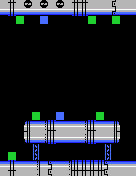

Tiled map render using the project's own tile images. Description and the whole map definition, tile-layer contents included, below:
An orthogonal 17x22 tile map with 8x8 px tiles, 1 tile layer (Tile Layer 1).

<map version="1.2" tiledversion="1.3.2" orientation="orthogonal" renderorder="right-down" compressionlevel="0" width="17" height="22" tilewidth="8" tileheight="8" infinite="0" nextlayerid="2" nextobjectid="1">
 <tileset firstgid="1" name="moai-tiles" tilewidth="8" tileheight="8" tilecount="256" columns="16">
  <image source="tech-tiles.png" width="128" height="128" />
 </tileset>
 <layer id="1" name="Tile Layer 1" width="17" height="22">
  <data encoding="csv">
12,14,12,241,12,241,12,241,12,14,14,12,12,12,15,12,12,
86,88,86,86,86,86,86,86,86,88,88,86,86,86,89,86,86,
1,1,256,1,1,255,1,1,1,1,1,256,1,1,256,1,1,
1,1,1,1,1,1,1,1,1,1,1,1,1,1,1,1,1,
1,1,1,1,1,1,1,1,1,1,1,1,1,1,1,1,1,
1,1,1,1,1,1,1,1,1,1,1,1,1,1,1,1,1,
1,1,1,1,1,1,1,1,1,1,1,1,1,1,1,1,1,
1,1,1,1,1,1,1,1,1,1,1,1,1,1,1,1,1,
1,1,1,1,1,1,1,1,1,1,1,1,1,1,1,1,1,
1,1,1,1,1,1,1,1,1,1,1,1,1,1,1,1,1,
1,1,1,1,1,1,1,1,1,1,1,1,1,1,1,1,1,
1,1,1,1,1,1,1,1,1,1,1,1,1,1,1,1,1,
1,1,1,1,1,1,1,1,1,1,1,1,1,1,1,1,1,
1,1,1,1,1,1,1,1,1,1,1,1,1,1,1,1,1,
1,1,1,1,256,1,1,255,1,1,1,1,256,1,1,1,1,
1,1,1,5,6,7,8,6,6,6,7,8,6,6,10,1,1,
1,1,1,11,12,13,14,12,12,12,13,14,12,12,16,1,1,
1,1,1,85,86,87,88,86,86,86,87,88,86,86,90,1,1,
1,1,1,1,32,1,1,1,1,1,1,1,1,32,1,1,1,
1,256,1,1,32,1,1,1,1,1,1,1,1,32,1,1,1,
6,8,6,6,7,6,9,6,7,8,8,8,8,9,6,6,6,
12,14,12,12,13,12,15,12,13,14,14,14,14,15,12,12,12
</data>
 </layer>
</map>
